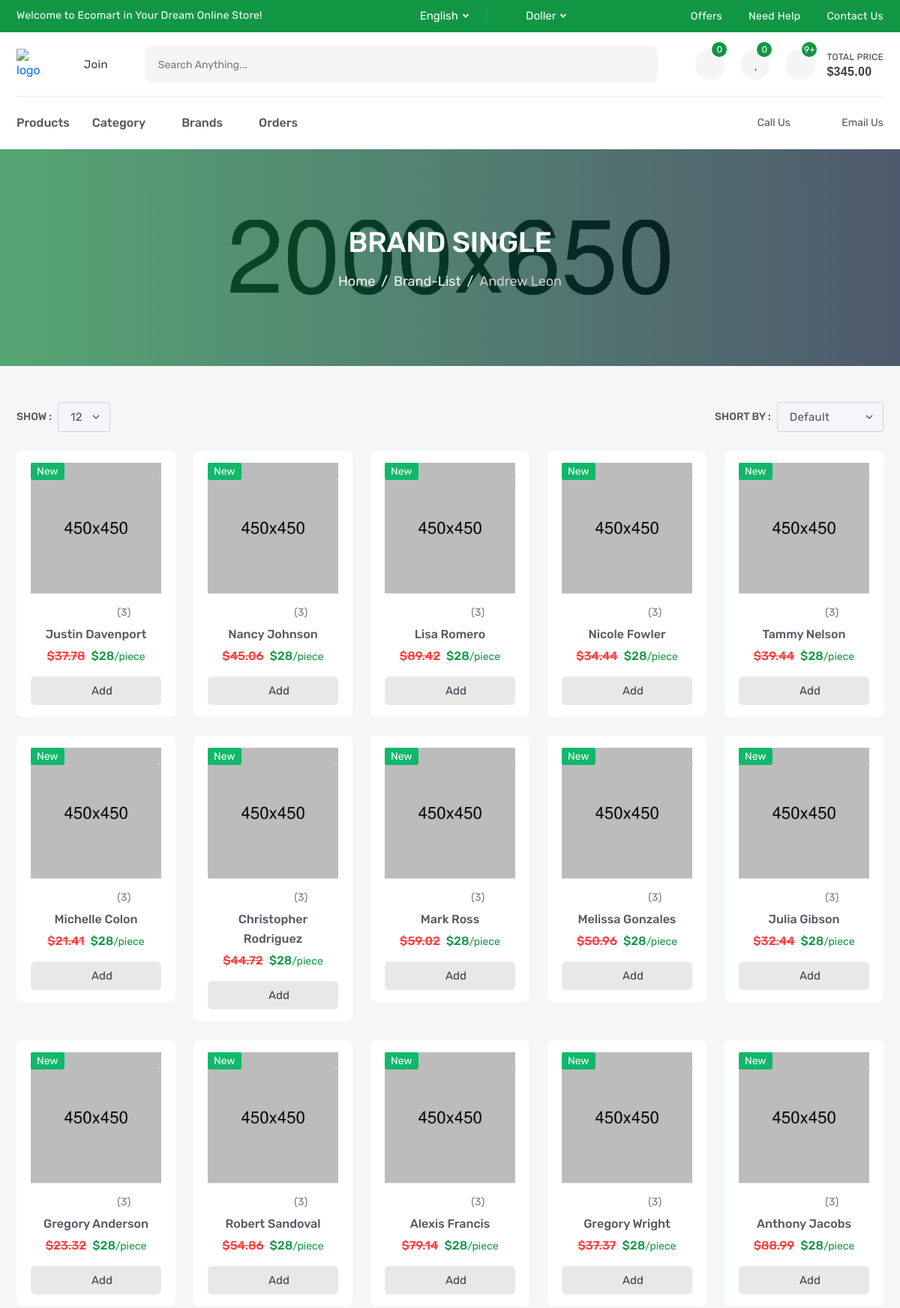
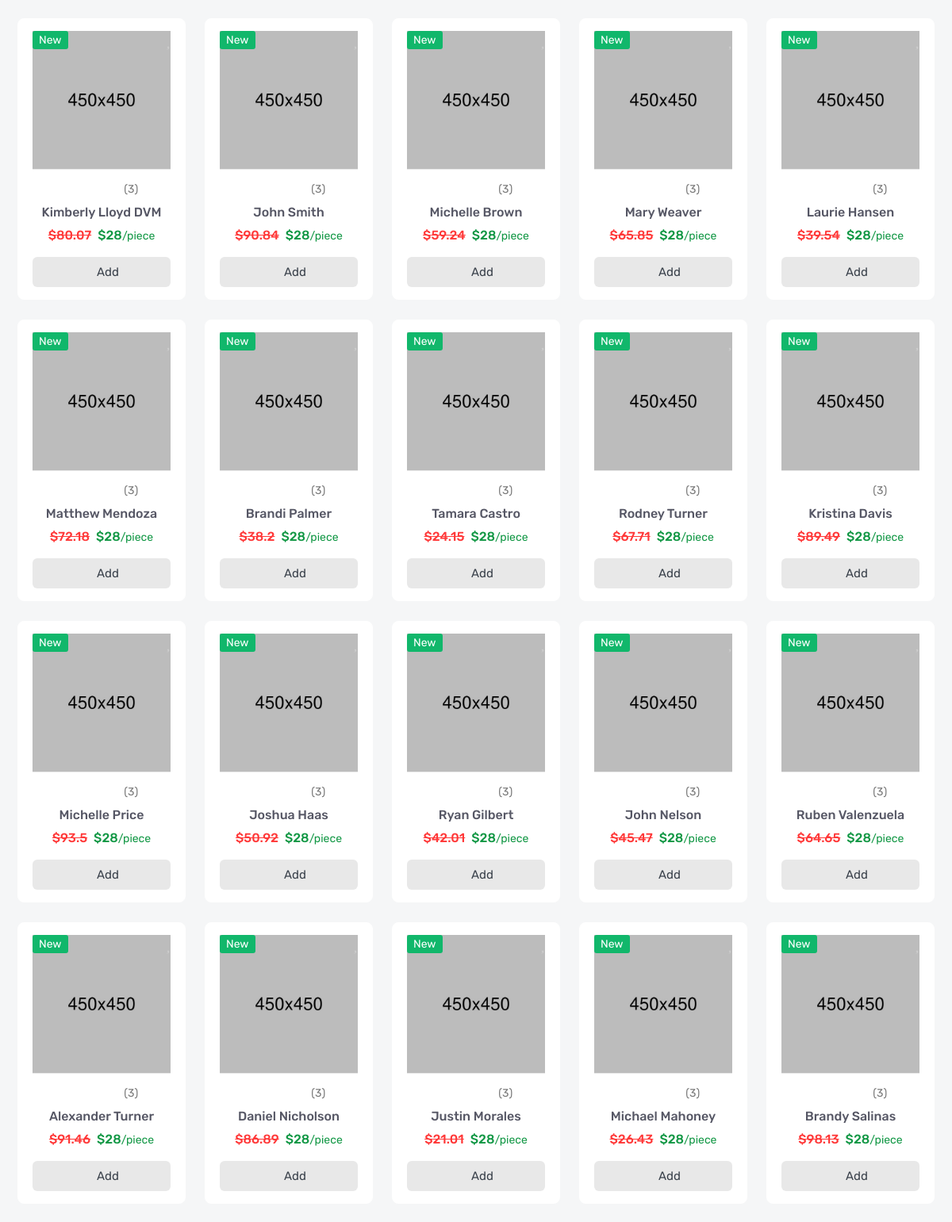
The app's page /products/brand/andrew-leon (upper part) with its own data (2 pictures, top to bottom).
### products/models.py (models this page shows, shortened)
class Brand(models.Model):
    name = models.CharField(_("Name"), max_length=50)
    image = models.ImageField(_("Image"), upload_to='brand/')
    slug = models.SlugField(_("Slug"), null=True, blank= True)
    def __str__(self):
        return self.name

class Product(models.Model):
    name = models.CharField(_("Name"), max_length=100)
    sku = models.IntegerField(_("SKU"))
    brand = models.ForeignKey('Brand', related_name='product_brand', verbose_name=_("Brand"), on_delete=models.SET_NULL, null=True, blank= True)
    price = models.FloatField(_("Price"))
    desc = models.TextField(_("Desc"), max_length=10000)
    tags = TaggableManager(blank=True)
    flag = models.CharField(_("Flag"), max_length=10, choices=FLAG_TYPE)
    category = models.ForeignKey('Category', related_name='product_category', verbose_name=_("Category"), on_delete=models.SET_NULL, null=True, blank= True)
    slug = models.SlugField(_("Slug"), null=True, blank= True)
    image = models.ImageField(_("Image"), upload_to='Product/')
    quantity = models.IntegerField(_("Quantity"), default=0)
    video_url = models.URLField(_("VideoUrl"), null=True, blank= True)
    objects = ProductManager()

### products/views.py (the view)
# urls.py: path('brand/<slug:slug>',BrandDetail.as_view(),name='brand_detail'),
class BrandDetail(DetailView):
    model = Brand
    def get_context_data(self, **kwargs):
        context = super().get_context_data(**kwargs)
        brand = self.get_object()
        context["brand_products"] = Product.objects.filter(brand = brand)
        return context

### products/models.py (called while the page is built)
    def get_queryset(self):
        return ProductQueryset(self.model, using=self._db)

### products/templates/products/brand_detail.html (shortened to what this page needs)
{% extends 'base.html' %}
{% block body %}
        <section class="single-banner" style="background: url(images/single-banner.jpg) no-repeat center;">
            <div class="container">
                <h2>Brand Single</h2>
                <ol class="breadcrumb">
                    <li class="breadcrumb-item"><a href="index.html">Home</a></li>
                    <li class="breadcrumb-item"><a href="brand-list.html">brand-list</a></li>
                    <li class="breadcrumb-item active" aria-current="page">{{brand}}</li>
                </ol>
            </div>
        </section>
        <section class="inner-section shop-part mt-5">
            <div class="container">
                <div class="row">
                    <div class="col-lg-12">
                        <div class="top-filter">
                            <div class="filter-show">
                                <label class="filter-label">Show :</label>
                                <select class="form-select filter-select">
                                    <option value="1">12</option>
                                </select>
                            </div>
                            <div class="filter-short">
                                <label class="filter-label">Short by :</label>
                                <select class="form-select filter-select">
                                    <option selected>default</option>
                                </select>
                            </div>
                        </div>
                    </div>
                </div>
                <div class="row row-cols-2 row-cols-md-3 row-cols-lg-3 row-cols-xl-5">
                    {% for product in brand_products %}
                    <div class="col">
                        <div class="product-card">
                            <div class="product-media">
                                <div class="product-label">
                                    <label class="label-text new">new</label>
                                </div>
                                <button class="product-wish wish">
                                    <i class="fas fa-heart"></i>
                                </button>
                                <a class="product-image" href="product-video.html">
                                    <img src="images/product/01.jpg" alt="product">
                                </a>
                            </div>
                            <div class="product-content">
                                <div class="product-rating">
                                    <i class="active icofont-star"></i>
                                    <i class="active icofont-star"></i>
                                    <i class="active icofont-star"></i>
                                    <i class="active icofont-star"></i>
                                    <i class="icofont-star"></i>
                                    <a href="product-video.html">(3)</a>
                                </div>
                                <h6 class="product-name">
                                    <a href="product-video.html">{{product.name}}</a>
                                </h6>
                                <h6 class="product-price">
                                    <del>${{product.price}}</del>
                                    <span>$28<small>/piece</small></span>
                                </h6>
                                <button class="product-add" title="Add to Cart">
                                    <i class="fas fa-shopping-basket"></i>
                                    <span>add</span>
                                </button>
                            </div>
                        </div>
                    </div>
                    {% endfor %}
                </div>
            </div>
        </section>
{% endblock body %}

### records on screen
Brand: name "Andrew Leon"
Product: name "Justin Davenport", price "37.78"
Product: name "Nancy Johnson", price "45.06"
Product: name "Lisa Romero", price "89.42"
Product: name "Nicole Fowler", price "34.44"
Product: name "Tammy Nelson", price "39.44"
Product: name "Michelle Colon", price "21.41"
Product: name "Christopher Rodriguez", price "44.72"
Product: name "Mark Ross", price "59.02"
Product: name "Melissa Gonzales", price "50.96"
Product: name "Julia Gibson", price "32.44"
Product: name "Gregory Anderson", price "23.32"
Product: name "Robert Sandoval", price "54.86"
Product: name "Alexis Francis", price "79.14"
Product: name "Gregory Wright", price "37.37"
Product: name "Anthony Jacobs", price "88.99"
Product: name "Kimberly Lloyd DVM", price "80.07"
Product: name "John Smith", price "90.84"
Product: name "Michelle Brown", price "59.24"
Product: name "Mary Weaver", price "65.85"
Product: name "Laurie Hansen", price "39.54"
Product: name "Matthew Mendoza", price "72.18"
Product: name "Brandi Palmer", price "38.2"
Product: name "Tamara Castro", price "24.15"
Product: name "Rodney Turner", price "67.71"
Product: name "Kristina Davis", price "89.49"
Product: name "Michelle Price", price "93.5"
Product: name "Joshua Haas", price "50.92"
Product: name "Ryan Gilbert", price "42.01"
Product: name "John Nelson", price "45.47"
Product: name "Ruben Valenzuela", price "64.65"
Product: name "Alexander Turner", price "91.46"
Product: name "Daniel Nicholson", price "86.89"
Product: name "Justin Morales", price "21.01"
Product: name "Michael Mahoney", price "26.43"
Product: name "Brandy Salinas", price "98.13"
